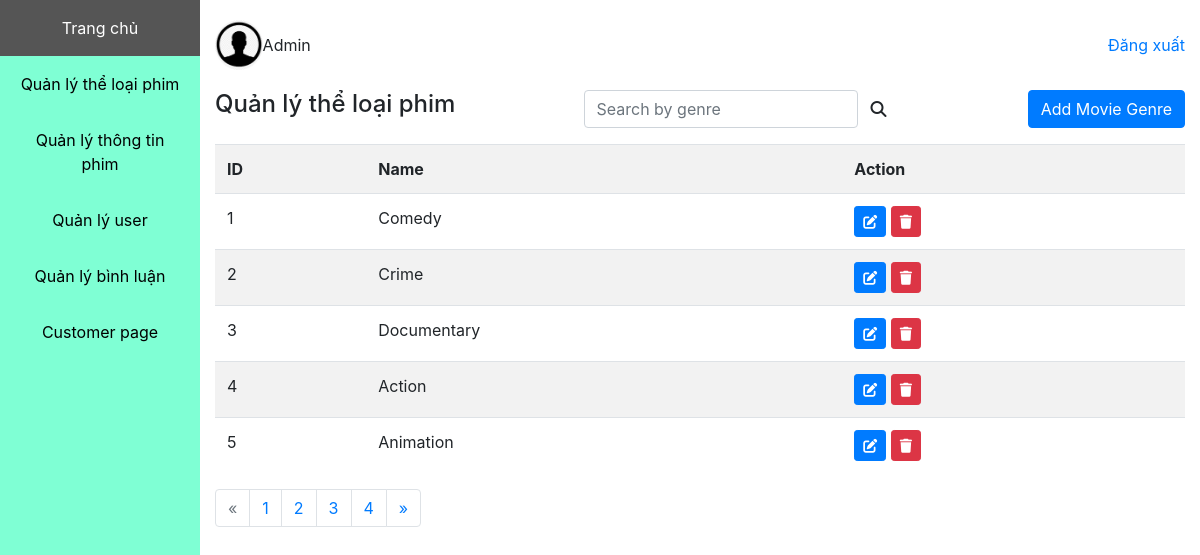
The page /admin/genre/index.php on the database its author committed.
### tables this page shows
CREATE TABLE `genre` (
  `id` int NOT NULL,
  `name` varchar(100) DEFAULT NULL
);

### admin/genre/index.php (the view, shortened to what this page needs)
<!DOCTYPE html>
<html lang="en">
<head>
	<link rel="stylesheet" href="https://cdn.jsdelivr.net/npm/bootstrap@4.6.2/dist/css/bootstrap.min.css">
	<link rel="stylesheet" href="https://cdnjs.cloudflare.com/ajax/libs/font-awesome/6.3.0/css/all.min.css" />
</head>
<?php
require_once "../../connect.php";
$searchContent = "";
$numberOfGenreEachPage = 5;
$sql = "SELECT * FROM genre WHERE name like '%$searchContent%'";
$numberOfGenre = $conn->query($sql)->num_rows;
$numberOfPage = ceil($numberOfGenre / $numberOfGenreEachPage);
$currentPage = 1;
$numberOfOffsetGenre = ($currentPage - 1) * $numberOfGenreEachPage;
$sql = "SELECT * FROM genre WHERE name like '%$searchContent%' LIMIT $numberOfGenreEachPage OFFSET $numberOfOffsetGenre";
$result = $conn->query($sql);
?>
<body>
	<div class="container-fluid">
		<div class="row">
			<div class="col-2 p-0">
			</div>
			<div class="col-10">
				<?php require_once "../account_box.php" ?>
				<div class="d-flex justify-content-between mt-3">
					<h4>Quản lý thể loại phim</h4>
					<form action="" method="">
						<div class="d-flex">
							<input placeholder="Search by genre" class="form-control" type="search" name="searchContent" id="" value="<?= $searchContent ?>">
							<button class="btn"><i class="fas fa-search fs-4"></i></button>
						</div>
					</form>
					<a class="btn btn-primary" href="form_insert.php">Add Movie Genre</a>
				</div>
				<table class="w-100 mt-3 table table-striped ">
					<tr>
						<th>ID</th>
						<th>Name</th>
						<th>Action</th>
					</tr>
					<?php
					foreach ($result as $row) { ?>
						<tr>
							<td><?= $row['id'] ?></td>
							<td><?= $row['name'] ?></td>
							<td>
								<a data-id=<?= $row['id'] ?> class="update btn btn-sm btn-primary" href="form_update.php?id=<?= $row['id'] ?>" style="text-decoration: none;">
									<i class="fas fa-edit"></i>
								</a>
								<a data-id=<?= $row['id'] ?> class="delete btn btn-sm btn-danger" href="delete.php?id=<?= $row['id'] ?>" style="text-decoration: none;">
									<i class="fa fa-trash" aria-hidden="true"></i>
								</a>
							</td>
						</tr>
					<?php } ?>
				</table>
				<nav aria-label="Page navigation example">
					<ul class="pagination">
						<li class="page-item <?php if ($currentPage == 1) {
													echo "disabled";
												} ?> ">
							<a class="page-link " href="#" aria-label="Previous">
								<span aria-hidden="true">&laquo;</span>
							</a>
						</li>
						<?php for ($i = 1; $i <= $numberOfPage; $i++) { ?>
							<li class="page-item "><a class="page-link <?php if ($i == $currentPage) {
																			echo "active";
																		} ?>" href="index.php?currentPage=<?= $i ?>&searchContent=<?= $searchContent ?>"><?= $i ?></a></li>
						<?php } ?>
						<li class="page-item <?php if ($currentPage == $numberOfPage) {
													echo "disabled";
												} ?>">
							<a class="page-link" href="#" aria-label="Next">
								<span aria-hidden="true">&raquo;</span>
							</a>
						</li>
					</ul>
				</nav>
			</div>
		</div>
	</div>
</body>
</html>

### rows shown on the page
genre: id "1", name "Comedy"
genre: id "2", name "Crime"
genre: id "3", name "Documentary"
genre: id "4", name "Action"
genre: id "5", name "Animation"
